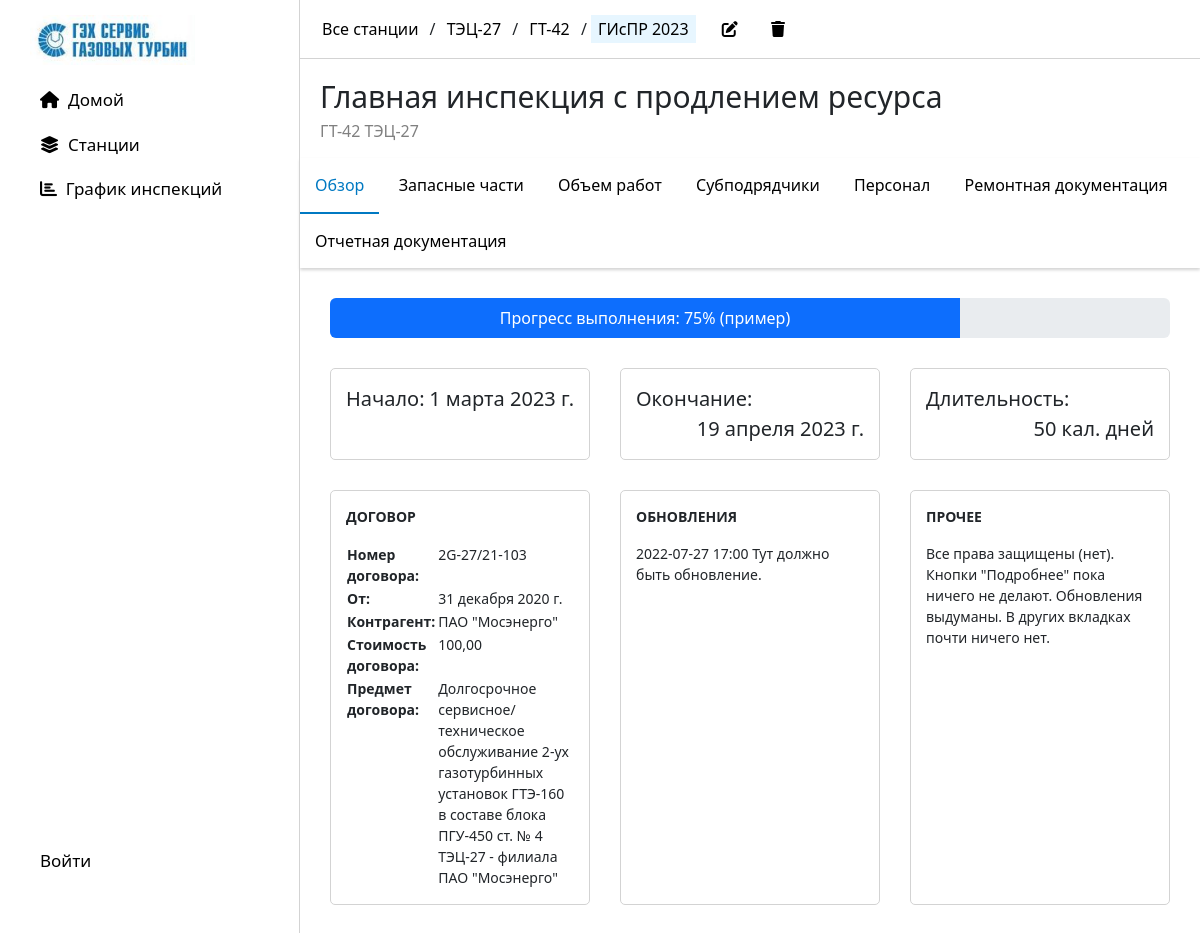
/2/event_detail/, run on the app's committed database.
### main/models.py (models this page shows, shortened)
class Event(models.Model):
    unit = models.ForeignKey(Unit, on_delete=models.CASCADE)
    event_type = models.ForeignKey(UnitEventType, on_delete=models.SET_NULL, null=True, blank=True)
    short_name = models.CharField('Короткое имя события', max_length=10)
    full_name = models.CharField('Полное имя события', max_length=100)
    start = models.DateField('Дата начала')
    end = models.DateField('Дата окончания')
    duration = models.IntegerField('Длительность', default=0)
    report = models.CharField('Номер отчета', max_length=50, null=True, blank=True, default='-')
    contract = models.ForeignKey(Contract, null=True, on_delete=models.SET_NULL, blank=True)
    report_file = models.FileField('Файл отчета', upload_to='', null=True, blank=True)
    def __str__(self):
        return f'{self.short_name} {self.unit.short_name} {self.unit.station.short_name}'

class Unit(models.Model):
    station = models.ForeignKey(Station, on_delete=models.CASCADE)
    name = models.CharField('Наименование установки', max_length=100)
    short_name = models.CharField('Короткое наименование установки', max_length=10, default='-')
    unit_type = models.ForeignKey(UnitType, on_delete=models.SET_NULL, null=True, blank=True)
    station_number = models.CharField('Станционный номер', max_length=10, null=True, blank=True)

class Station(models.Model):
    name = models.CharField('Наименование станции', max_length=100)
    short_name = models.CharField('Короткое наименование станции', max_length=10, default='-')
    number = models.IntegerField('Ид.', default=0, null=True, blank=True)
    company = models.CharField('Генерирующая компания', max_length=50, null=True, blank=True)
    image = models.ImageField('Изображение', blank=True, upload_to='')
    address = models.CharField('Адрес нахождения', max_length=100, null=True, blank=True)
    text = models.CharField('Текст', max_length=100, null=True, blank=True)
    large_text = models.TextField('Большой текст', max_length=2000, null=True, blank=True)

class Contract(models.Model):
    number = models.CharField('Номер договора', max_length=50)
    reg_date = models.DateField('Дата договора')
    group = models.CharField('Группа договоров', max_length=50)
    subject = models.TextField('Предмет договора', max_length=500)
    value_rub = models.DecimalField('Цена договора в валюте', decimal_places=2, max_digits=15)
    value_cur = models.DecimalField('Цена договора в рублях', decimal_places=2, max_digits=15)
    counterparty = models.CharField('Контрагент', max_length=500)
    file = models.FileField('Файл договора', null=True, upload_to='', blank=True)
    contract_type = models.CharField('Тип договора', max_length=2, choices=[('Д', 'Доходный'), ('Р', 'Расходный')], default='Доходный')

### main/views.py (the view, shortened to what this page needs)
# urls.py: path('<int:event_id>/event_detail/', views.event_detail, name='event_detail'),
def event_detail(request, event_id):
    try:
        event = Event.objects.get(pk=event_id)
    except Event.DoesNotExist:
        raise Http404('Такой инспекции нет в базе данных.')
    try:
        spareparts = SparePartsList.objects.get(event=event)
        with open(spareparts.file.path, 'r', encoding='utf-8-sig', newline='') as csvfile:
            sp_reader = csv.reader(csvfile, delimiter=';')
            spareparts_list = list(sp_reader)
    except:
        spareparts_list = []
        spareparts = ''
    if not spareparts_list:
        spareparts_list_length = 0
    else:
        spareparts_list_length = len(set(x[0] for x in spareparts_list[1:] if x[0]))
    total = 0
    total_p = 0
    total_d = 0
    total_m = 0
    count = 0
    count_sum = 0
    try:
        x = spareparts_list[0].index('Статус') or 0
    except:
        x = 0
    try:
        y = spareparts_list[0].index('Поставщик')
    except:
        y = 0
    try:
        c = spareparts_list[0].index('Категория ВЕРХ')
    except:
        c = 0
    y_list = []
    total_str = '{:,}'.format(round(total, 2))
    total_p_str = '{:,}'.format(round(total_p, 2))
    total_d_str = '{:,}'.format(round(total_d, 2))
    total_m_str = '{:,}'.format(round(total_m, 2))
    if spareparts_list_length != 0:
        count_percent = round(count * 100 / spareparts_list_length, 1)
    else:
        count_percent = 0
    if total != 0:
        count_sum_percent = round(count_sum * 100 / total, 1)
    else:
        count_sum_percent = 0
    data = {
        'event': event,
        'spareparts': spareparts,
        'spareparts_list' : spareparts_list,
        'spareparts_list_length' : spareparts_list_length,
        'spareparts_list_total' : total_str,
        'spareparts_list_total_p' : total_p_str,
        'spareparts_list_total_d' : total_d_str,
        'spareparts_list_total_m' : total_m_str,
        'count_percent' : count_percent,
        'count_sum_percent' : count_sum_percent,
        'y_list' : y_list,
    }
    return render(request, 'main/event_detail.html', data)

### main/templates/main/event_detail.html (shortened to what this page needs)
{% extends 'main/new_layout.html' %}
{% load static %}
{% block head%}
    <link rel="stylesheet" href="{% static 'main/css/tab.css' %}">
    <link rel="stylesheet" href="{% static 'main/css/tab__tabcontent__block.css' %}">
{% endblock %}
{% block content %}
<div class="topline">
    <div class="topline-item" style="margin-left: 0">
        <a href="{% url 'stations' %}">Все станции</a>
    </div> /
    <div class="topline-item">
        <a href="{% url 'station_detail' event.unit.station.id %}">{{ event.unit.station.short_name }}</a>
    </div> /
    <div class="topline-item">
        <a href="{% url 'unit_detail' event.unit.id %}">
            {{ event.unit.short_name }}
        </a>
    </div> /
    <div class="topline-item active">
        <a href="{% url 'event_detail' event.id %}">
            {{ event.short_name }} {{ event.start.year }}
        </a>
    </div>
    <div style="display: inline-block; border: 0px solid black">
        <div class="topline-item" style="display: inline-block; margin: 0 15px;">
            <a href="{% url 'event_edit' event_id=event.pk %}"><i class="fa-solid fa-pen-to-square"></i></a>
        </div>
        <div class="topline-item" style="display: inline-block; margin-right: 15px;">
            <a href="{% url 'event_delete' pk=event.pk %}"><i class="fa-solid fa-trash"></i></a>
        </div>
    </div>
</div>
<div style="padding: 15px 20px;">
    <a style="font-size: 30px; font-weight: 500;">
        {{ event.full_name }}
    </a>
    <br>
    <a style="color: grey">{{ event.unit.short_name }} {{ event.unit.station.short_name }}</a>
</div>
<div class="tab">
    <button class="tablinks" onclick="openTab(event, 'general')" id="defaultOpen">Обзор</button>
    <button class="tablinks" onclick="openTab(event, 'spareparts')">Запасные части</button>
    <button class="tablinks" onclick="openTab(event, 'services')">Объем работ</button>
    <button class="tablinks" onclick="openTab(event, 'tab3')">Субподрядчики</button>
    <button class="tablinks" onclick="openTab(event, 'tab5')">Персонал</button>
    <button class="tablinks" onclick="openTab(event, 'tab6')">Ремонтная документация</button>
    <button class="tablinks" onclick="openTab(event, 'tab7')">Отчетная документация</button>
</div>
{% include 'main/event_detail_general.html' %}
{% endblock %}

### main/templates/main/event_detail_general.html
{% block content %}
<div id="general" class="tabcontent">
    <div class="container">
        <div class="progress" style="height:40px;">
            <div class="progress-bar"
                 style="width: {{ 75 }}%; font-size: 16px"
                 role="progressbar"
                 aria-valuemin="0"
                 aria-valuemax="100">
                Прогресс выполнения: {{ 75 }}% (пример)
            </div>
        </div>
        <div class="dashboard" style="grid-template-columns: 1fr 1fr 1fr;">
                <div class="block" style="font-size: 20px; ">
                    <span style="">Начало:</span>
                    <span style="font-size: 20px; font-weight: 500; float:right">{{ event.start }}</span><br>
                </div>
                <div class="block" style="font-size: 20px; ">
                    <span style="">Окончание:</span>
                    <span style="font-size: 20px; font-weight: 500; float:right">{{ event.end }}</span><br>
                </div>
                <div class="block" style="font-size: 20px; ">
                    <span style="">Длительность:</span>
                    <span style="font-size: 20px; font-weight: 500; float:right">{{ event.duration }} кал. дней</span><br>
                </div>
                <div class="block">
                    <p><span style="font-weight: bold;">ДОГОВОР</span></p>
                    <table style="width:100%">
                        <colgroup>
                            <col span="1" style="width: 40%;">
                            <col span="1" style="width: 60%;">
                        </colgroup>
                        <tbody style="vertical-align: top">
                            <tr>
                                <td><span style="font-weight: bold;">Номер договора: </span></td>
                                <td>{{ event.contract.number }}</td>
                            </tr>
                            <tr>
                                <td><span style="font-weight: bold;">От: </span></td>
                                <td>{{ event.contract.reg_date }}</td>
                            </tr>
                            <tr>
                                <td><span style="font-weight: bold;">Контрагент: </span></td>
                                <td>{{ event.contract.counterparty }}</td>
                            </tr>
                            <tr>
                                <td><span style="font-weight: bold;">Стоимость договора: </span></td>
                                <td>{{ event.contract.value_rub }}</td>
                            </tr>
                            <tr>
                                <td><span style="font-weight: bold;">Предмет договора: </span></td>
                                <td>{{ event.contract.subject }}</td>
                            </tr>
                        </tbody>
                    </table>
                </div>
                <div class="block">
                    <p><span style="font-weight: bold;">ОБНОВЛЕНИЯ</span></p>
                    <p><span>2022-07-27 17:00 Тут должно быть обновление.</span></p>
                </div>
                <div class="block">
                    <p><span style="font-weight: bold;">ПРОЧЕЕ</span></p>
                    <p><span>Все права защищены (нет). Кнопки "Подробнее" пока ничего не делают. Обновления выдуманы. В других вкладках почти ничего нет.</span></p>
                </div>
        </div>
    </div>
</div>
{% endblock %}

### main/static/main/css/new_main.css (style rules this page uses)
body { min-width: calc(100% - 30px); }

### main/static/main/css/tab.css (style rules this page uses)
.tab { overflow: hidden; box-shadow: 0px 2px 3px lightgrey; }
.tab button { background-color: inherit; float: none; border: none; outline: none; cursor: pointer; padding: 15px; font-weight: 500; border-bottom: 2px solid inherit; }
.tab button.active { border-bottom: 2px solid rgb(0, 121, 194); color: rgb(0, 121, 194); }
.tabcontent { display: none; }

### main/static/main/css/tab__tabcontent__block.css (style rules this page uses)
.topline { padding: 15px 0 15px 15px; border-bottom: 1px solid lightgrey; }
.topline-item { padding: 2px 7px; display: inline-block; }
.topline-item a { color: black; font-weight: 500; text-decoration: none; }
.topline-item.active { color: #007AC2; background-color: #E7F6FF; }
.container { min-width: 100%; display: grid; position: relative; padding: 30px; font-size: 14px; column-gap: 30px; row-gap: 30px; }
.dashboard { display: grid; column-gap: 30px; row-gap: 30px; padding: 0; }
.block { overflow: auto; padding: 15px; float: left; border-radius: 5px; border: 1px solid lightgrey; }

### data on the page
Event: unit.station.short_name "ТЭЦ-27", unit.short_name "ГТ-42", short_name "ГИсПР", start.year "2023", full_name "Главная инспекция с продлением ресурса", start "1 марта 2023 г.", end "19 апреля 2023 г.", duration "50", contract.number "2G-27/21-103", contract.reg_date "31 декабря 2020 г.", contract.counterparty "ПАО \"Мосэнерго\"", contract.value_rub "100,00", contract.subject "Долгосрочное сервисное/техническое обслуживание 2-ух газотурбинных установок ГТЭ-160 в составе блока ПГУ-450 ст. № 4 ТЭЦ-27 - филиала ПАО \"Мосэнерго\""

### other printed values
{{ 75 }} "75"
